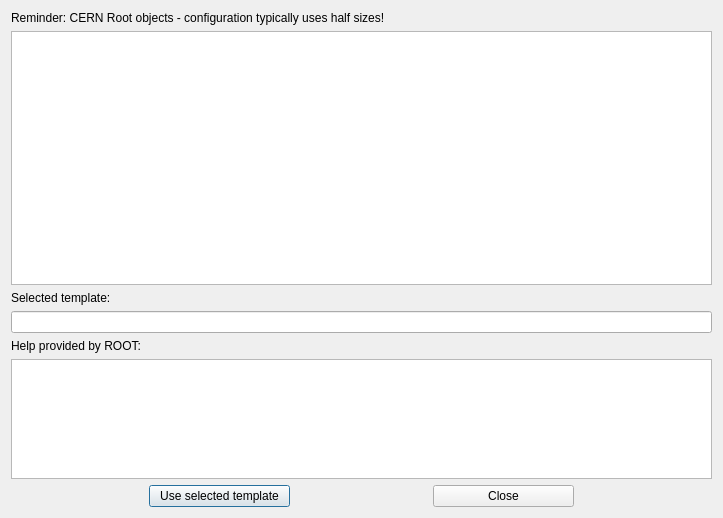
<?xml version="1.0" encoding="UTF-8"?>
<ui version="4.0">
 <class>AShapeHelpDialog</class>
 <widget class="QDialog" name="AShapeHelpDialog">
  <property name="geometry">
   <rect>
    <x>0</x>
    <y>0</y>
    <width>723</width>
    <height>518</height>
   </rect>
  </property>
  <property name="windowTitle">
   <string>Dialog</string>
  </property>
  <layout class="QVBoxLayout" name="verticalLayout">
   <item>
    <widget class="QLabel" name="label_3">
     <property name="text">
      <string>Reminder: CERN Root objects - configuration typically uses half sizes!</string>
     </property>
    </widget>
   </item>
   <item>
    <widget class="QListWidget" name="lwTypes"/>
   </item>
   <item>
    <widget class="QLabel" name="label">
     <property name="text">
      <string>Selected template:</string>
     </property>
    </widget>
   </item>
   <item>
    <widget class="QLineEdit" name="leSelected"/>
   </item>
   <item>
    <widget class="QLabel" name="label_2">
     <property name="text">
      <string>Help provided by ROOT:</string>
     </property>
    </widget>
   </item>
   <item>
    <widget class="QPlainTextEdit" name="pteHelp">
     <property name="maximumSize">
      <size>
       <width>16777215</width>
       <height>120</height>
      </size>
     </property>
     <property name="readOnly">
      <bool>true</bool>
     </property>
    </widget>
   </item>
   <item>
    <layout class="QHBoxLayout" name="horizontalLayout">
     <item>
      <spacer name="horizontalSpacer">
       <property name="orientation">
        <enum>Qt::Horizontal</enum>
       </property>
       <property name="sizeHint" stdset="0">
        <size>
         <width>40</width>
         <height>20</height>
        </size>
       </property>
      </spacer>
     </item>
     <item>
      <widget class="QPushButton" name="pbSelect">
       <property name="minimumSize">
        <size>
         <width>141</width>
         <height>0</height>
        </size>
       </property>
       <property name="text">
        <string>Use selected template</string>
       </property>
      </widget>
     </item>
     <item>
      <spacer name="horizontalSpacer_2">
       <property name="orientation">
        <enum>Qt::Horizontal</enum>
       </property>
       <property name="sizeHint" stdset="0">
        <size>
         <width>40</width>
         <height>20</height>
        </size>
       </property>
      </spacer>
     </item>
     <item>
      <widget class="QPushButton" name="pbClose">
       <property name="minimumSize">
        <size>
         <width>141</width>
         <height>0</height>
        </size>
       </property>
       <property name="text">
        <string>Close</string>
       </property>
      </widget>
     </item>
     <item>
      <spacer name="horizontalSpacer_3">
       <property name="orientation">
        <enum>Qt::Horizontal</enum>
       </property>
       <property name="sizeHint" stdset="0">
        <size>
         <width>40</width>
         <height>20</height>
        </size>
       </property>
      </spacer>
     </item>
    </layout>
   </item>
  </layout>
 </widget>
 <resources/>
 <connections/>
</ui>
